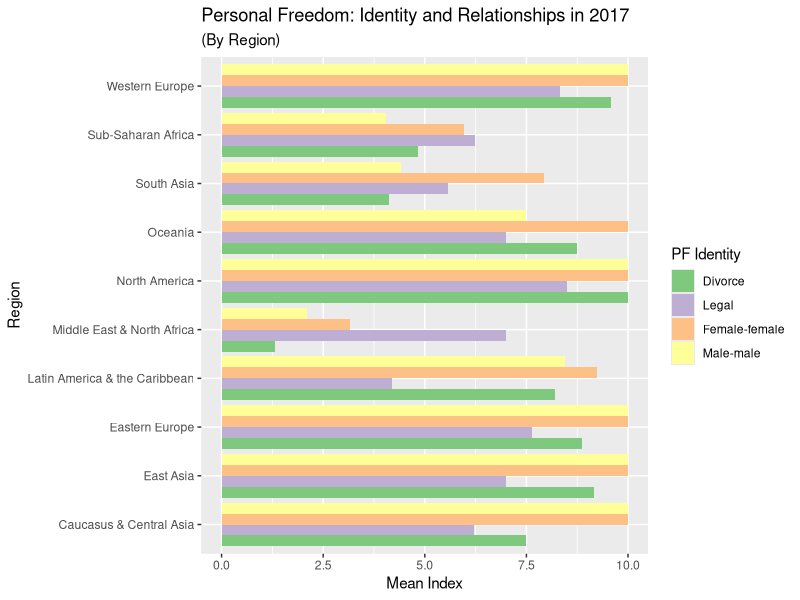

Reproduce this figure in R.
library(tidyverse)
library(RColorBrewer)

setwd(getwd())
hfi <- read.csv("scripts/hfi_cc_2019_copy.csv",
                header = TRUE,
                stringsAsFactors = FALSE)

# pf = personal freedom
pf_identity_data <- hfi %>%
  select(year,
         countries,
         region,
         pf_identity,
         pf_identity_legal,
         pf_identity_sex,
         pf_identity_sex_female,
         pf_identity_sex_male,
         pf_identity_divorce)

pf_identity_summary_by_region <- pf_identity_data %>%
  filter(year == max(year)) %>%
  group_by(region) %>%
  summarize(pf_identity_legal_by_region =
              mean(as.numeric(pf_identity_legal), na.rm = T),
            pf_identity_sex_female_by_region =
              mean(as.numeric(pf_identity_sex_female), na.rm = T),
            pf_identity_sex_male_by_region =
              mean(as.numeric(pf_identity_sex_male), na.rm = T),
            pf_identity_identity_divorce_by_region =
              mean(as.numeric(pf_identity_divorce), na.rm = T),
            .groups = "drop")

region <- pf_identity_summary_by_region$region
pf_identity_legal <- pf_identity_summary_by_region$pf_identity_legal_by_region
pf_identity_sex_female <-
  pf_identity_summary_by_region$pf_identity_sex_female_by_region
pf_identity_sex_male <-
  pf_identity_summary_by_region$pf_identity_sex_male_by_region
pf_identity_divorce <-
  pf_identity_summary_by_region$pf_identity_identity_divorce_by_region
df <- data.frame(region,
                 pf_identity_legal,
                 pf_identity_sex_female,
                 pf_identity_sex_male,
                 pf_identity_divorce)
df_long <- gather(df, legend, mean_index, -region)

chart1 <-
  ggplot(data = df_long, aes(x = region, y = mean_index, fill = legend)) +
  geom_col(position = position_dodge()) +
  labs(title = "Personal Freedom: Identity and Relationships in 2017",
       subtitle = "(By Region)") +
  labs(x = "Region") +
  labs(y = "Mean Index") +
  labs(fill = "PF Identity") +
  coord_flip() +
  scale_fill_manual(labels =
                       c("Divorce",
                         "Legal",
                         "Female-female",
                         "Male-male"),
                    values = brewer.pal(4, "Accent"))

ggsave(filename = "pf_identity_grouped_bar_chart.png",
       device = "png",
       width = 20)
